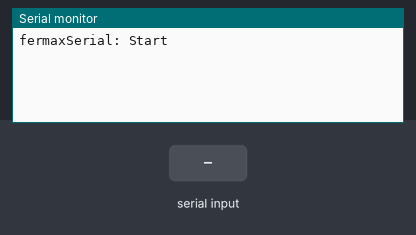
Bench run of a sketch on a simulated Arduino Uno, built with avr-gcc and run on an emulated ATmega328P. On the bench: the last lines printed to the serial monitor. The test bench sets the inputs (shaded band).

Above: at 1.2 s.
1.3 s: "1" received over the second serial link
At 1.9 s:
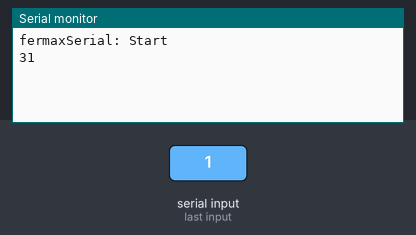
2.8 s: "0" received over the second serial link
At 4.0 s:
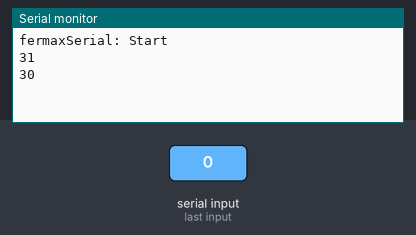
4.3 s: "2" received over the second serial link
At 5.4 s:
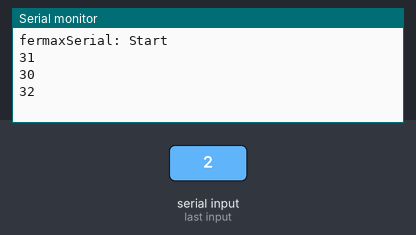

Measured:
- after the input at 1.3 s, the serial monitor: prints a new line at once (image 1)
- after the input at 2.8 s, the serial monitor: prints a new line at once (image 2)
- after the input at 4.3 s, the serial monitor: prints a new line at once (image 3)

The sketch:

Fermax_serial_sniffer.ino
```cpp
#include <AltSoftSerial.h>

// Arduino UNO/Nano RX pin D8
AltSoftSerial fermaxSerial;

void setup() {

  // Init USB serial
  Serial.begin(115200);
  Serial.println("fermaxSerial: Start");

  // Init Fermax Serial
  fermaxSerial.begin(1200, SERIAL_8O1);
}

void loop() {
  char buffer[3];
  unsigned long currentMicros = micros();

  if (fermaxSerial.available()) {

    // Get the first byte
    unsigned char reponse = fermaxSerial.read();
    sprintf (buffer, "%02X", reponse);
    Serial.print(buffer);

    // Start timer 10000 microsec
    currentMicros = micros();
    while(micros() - currentMicros < 10000)
    {
        if (fermaxSerial.available()) {
          // Get the second byte
          unsigned char reponse = fermaxSerial.read();
          sprintf (buffer, "%02X", reponse);
          Serial.print(buffer);
          break;
        }
    }

    Serial.print("\r\n");
  }

}
```
